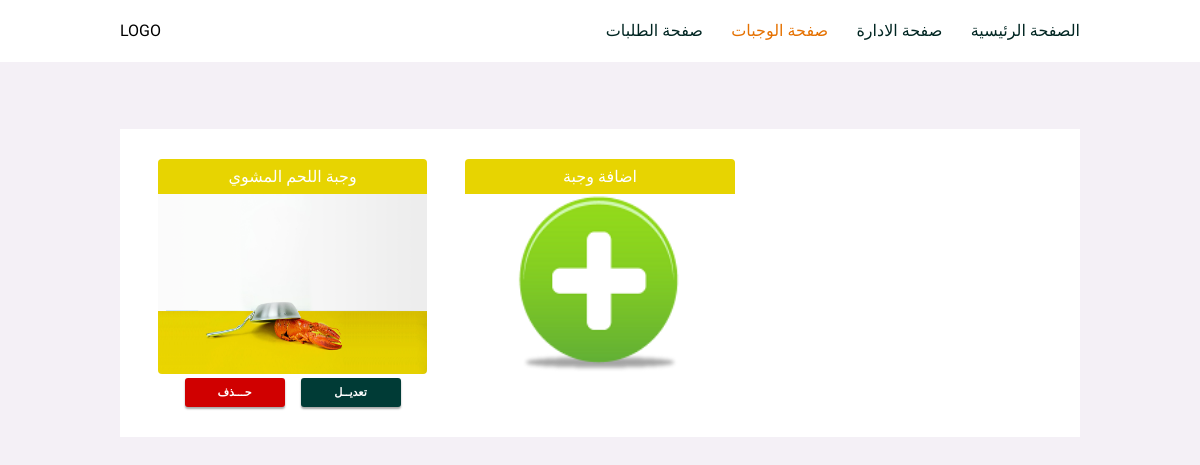
The page /admin/meals on the database as committed earlier.
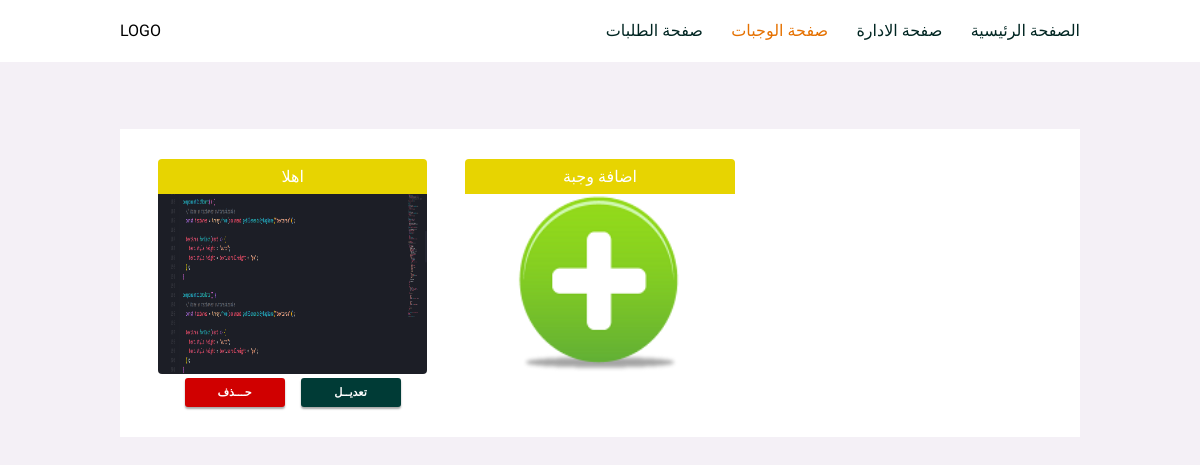
The same page on the database as committed later.
### main.py (models this page shows)
class Meals(db.Model):
    id = db.Column(db.Integer, primary_key=True, autoincrement=True)
    name = db.Column(db.String(50), nullable=False)
    desc = db.Column(db.Text)
    price = db.Column(db.Numeric(10, 2))
    requests = db.relationship('Requests', backref='meal')
    photo_id = db.Column(db.Integer, db.ForeignKey('photos.id'))

class Photos(db.Model):
    id = db.Column(db.Integer, primary_key=True, autoincrement=True)
    url = db.Column(db.Text, nullable=False)
    meals = db.relationship('Meals', backref='photo')

### main.py (the view)
@app.route('/admin/meals')
def show_meals_for_admin():
    meals = o.get_all_meal()
    return render_template('show-meals-for-admin.html', meals=meals)

### main.py (called while the page is built)
    def get_all_meal(self):
        return Meals.query.all()

### templates/show-meals-for-admin.html (shortened to what this page needs)
<!DOCTYPE html>
<html lang="ar">
  <head>
    <link
      href="{{ url_for('static', filename='style/style.css') }}"
      rel="stylesheet"
    />
  </head>
  <body>
    <header id="header">
      <p>LOGO</p>
      <nav class="header-nav">
        <a href="/">الصفحة الرئيسية</a>
        <a href="/admin">صفحة الادارة</a>
        <a class="header-active" href="/admin/meals">صفحة الوجبات</a>
        <a href="/admin/requests">صفحة الطلبات</a>
      </nav>
    </header>
    <main id="main-edit">
      <section class="meals-container">
        {% for meal in meals %}
        <div class="meal">
          <p>{{ meal.name }}</p>
          <img src="{{ meal.photo.url }}" />
          <div>
            <button
              onclick="location.href='{{url_for('delete_meal',id = meal.id)}}'"
              class="delete-btn"
            >
              حـــذف
            </button>
            <button
              onclick="location.href='{{url_for('update_meal',id = meal.id)}}'"
              class="edit-btn"
            >
              تعديــل
            </button>
          </div>
        </div>
        {% endfor %}
        <div class="meal">
          <p>اضافة وجبة</p>
          <a href="/admin/meals/add_meal"
            ><img
              src="/static/images/assets/add1.png"
              style="height: 180px; padding: 1px 50px;"
          /></a>
        </div>
      </section>
    </main>
  </body>
</html>

### static/style/style.css (style rules this page uses)
* { margin: 0; padding: 0; box-sizing: border-box; }
body { min-width: min-content; font-family: "Cairo", sans-serif; }
a { text-decoration: none; white-space: nowrap; }
#header { padding: 1.333rem 10%; display: flex; justify-content: space-between; background-color: white; }
#header .header-nav { display: flex; flex-direction: row-reverse; }
#header .header-nav a { margin-right: 1.777rem; color: #012622; }
#header .header-nav a:first-of-type { margin: 0; }
#header .header-nav .header-active { color: #e57100; }
#main-edit { padding: 4.209rem 10%; min-height: calc(100vh - 2.666rem - 30px); background: #f4f0f6; }
#main-edit .meals-container { margin-bottom: 1.777rem; padding: 1.888rem 2.369rem; display: grid; grid-template-columns: 1fr 1fr 1fr; grid-gap: 2.369rem; background: white; }
#main-edit .meal { width: 100%; }
#main-edit .meal > p:first-of-type { padding: 8px 0; color: white; background: #e7d401; text-align: center; border-radius: 4px 4px 0 0; }
#main-edit .meal img { width: 100%; max-width: 100%; height: 180px; border-radius: 0 0 4px 4px; }
#main-edit .meal > div:last-of-type { display: flex; justify-content: center; }
#main-edit .delete-btn, #main-edit .edit-btn { padding: 8px; width: 100px; color: white; background: #003b36; border: none; border-radius: 3px; font-weight: 600; box-shadow: 0 2px 2px #01040457; cursor: pointer; text-align: center; transition: opacity ease-in-out 300ms; font-size: 0.7rem; }
#main-edit .edit-btn { margin-left: 8px; }
#main-edit .delete-btn { margin-right: 8px; background: #d00000; }

Rows that differ between the two databases and show on the page:
changed Meals: name "وجبة اللحم المشوي" → "اهلا"; photo: a different picture
